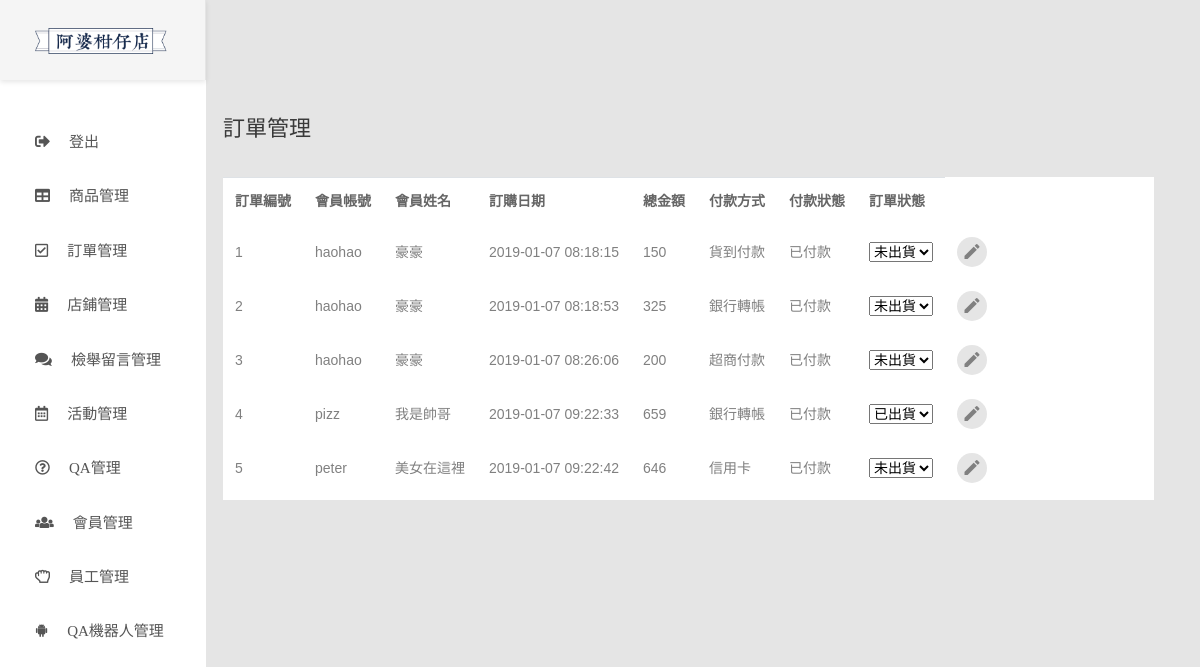
The page /Apobackend/order.php on the database its author committed.
### tables this page shows
CREATE TABLE IF NOT EXISTS `product_order` (
  `order_id` int(10) NOT NULL AUTO_INCREMENT COMMENT '訂單編號',
  `member_id` int(10) NOT NULL COMMENT '會員編號',
  `order_datetime` datetime NOT NULL DEFAULT CURRENT_TIMESTAMP COMMENT '訂購日期時間',
  `amount` int(5) NOT NULL DEFAULT '0' COMMENT '總金額',
  `payment_method` char(8) NOT NULL DEFAULT '1' COMMENT '付款方式',
  `payment_state` char(1) NOT NULL DEFAULT '0' COMMENT '付款狀態',
  `order_state` char(1) NOT NULL DEFAULT '0' COMMENT '訂單狀態',
  PRIMARY KEY (`order_id`),
  KEY `product_order_FK1` (`member_id`)
);

CREATE TABLE IF NOT EXISTS `member` (
  `member_id` int(10) NOT NULL AUTO_INCREMENT COMMENT '會員編號',
  `account` varchar(20) NOT NULL COMMENT '帳號',
  `password` varchar(20) NOT NULL COMMENT '密碼',
  `name` varchar(10) DEFAULT NULL COMMENT '姓名',
  `gender` tinyint(1) DEFAULT NULL COMMENT '性別',
  `mobile_phone` char(10) DEFAULT NULL COMMENT '手機號碼',
  `address` varchar(50) DEFAULT NULL COMMENT '地址',
  `email` varchar(30) NOT NULL COMMENT '電子郵件信箱',
  `birthday` date DEFAULT NULL COMMENT '生日',
  `image_path` varchar(50) DEFAULT NULL COMMENT '頭貼路徑',
  `state` char(1) NOT NULL DEFAULT '1' COMMENT '會員狀態',
  `reported_times` int(2) NOT NULL DEFAULT '0' COMMENT '被檢舉次數',
  PRIMARY KEY (`member_id`) USING BTREE
);

### Apobackend/order.php (the view, shortened to what this page needs)
<?php
try{
	require_once("connectCd104g1.php");
    $sql = "select * from product_order p join member m on p.member_id=m.member_id";
    $orderdata = $pdo->prepare($sql);
    $orderdata->execute();
}catch(PDOException $e){
    echo "error";
}
?>
<!DOCTYPE html>
<html lang="en">
<head>
    <?php require_once("BackendHead.php") ?>
</head>
<body class="animsition">
    <div class="page-wrapper">
        <?php require_once("menu.php") ?>
        <div class="page-container">
            <div class="main-content">
                <div class="section__content section__content--p30">
                    <div class="container-fluid">
                        <div class="row">
                            <div class="col-md-12">
                                <h3 class="title-5 m-b-35">訂單管理</h3>
                                <div class="table-responsive table-responsive-data2">
                                    <table class="table table-data2">
                                            <tr>
                                                <th>訂單編號</th>
                                                <th>會員帳號</th>
                                                <th>會員姓名</th>
                                                <th>訂購日期</th>
                                                <th>總金額</th>
                                                <th>付款方式</th>
                                                <th>付款狀態</th>
                                                <th>訂單狀態</th>
                                            </tr>
                                        <?php
                                        while ($responses = $orderdata->fetch()){
                                        ?>
                                            <tr class="tr-shadow">
                                            <form method="post" action="updateorder.php">
                                                <td>
                                                    <?php echo $responses['order_id'];?>
                                                </td>
                                                <td><?php echo $responses['account'];?></td>
                                                <td><?php echo $responses['name'];?></td>
                                                <td><?php echo $responses['order_datetime'];?></td>
                                                <td><?php echo $responses['amount'];?></td>
                                                <td><?php echo $responses['payment_method'];?></td>
                                                <td>
                                                    <?php if($responses['payment_state'] == 0){
                                                        echo '未付款';
                                                    }else{ echo '已付款';};?>
                                                </td>
                                                    <td>
                                                        <select name="orderstate">
                                                            <?php
                                                                if($responses['order_state']==0){
                                                                    echo '<option value="0" selected>未出貨</option>';
                                                                }else{
                                                                    echo '<option value="1" selected>已出貨</option>';
                                                                }
                                                            ?>
                                                        </select>
                                                    </td>
                                                    <td>
                                                        <div class="table-data-feature">
                                                            <button class="item" data-toggle="tooltip" data-placement="top" title="修改">
                                                                <i class="zmdi zmdi-edit"></i>
                                                            </button>
                                                        </div>
                                                    </td>
                                                </form>
                                            </tr>
                                        <?php }?>
                                            <tr class="spacer"></tr>
                                    </table>
                                </div>
                            </div>
                        </div>
                    </div>
                </div>
            </div>
        </div>
    </div>
</body>
</html>

### Apobackend/css/overwrite.css (style rules this page uses)
.page-container { padding-left: 178px; }
.col-md-12 { margin-bottom: 100px; }
.table td, .table th { font-size: 14px; }

### rows shown on the page
product_order: order_id "1", member.account "haohao", member.name "豪豪", order_datetime "2019-01-07 08:18:15", amount "150", payment_method "貨到付款", payment_state "已付款", orderstate "未出貨"
product_order: order_id "2", member.account "haohao", member.name "豪豪", order_datetime "2019-01-07 08:18:53", amount "325", payment_method "銀行轉帳", payment_state "已付款", orderstate "未出貨"
product_order: order_id "3", member.account "haohao", member.name "豪豪", order_datetime "2019-01-07 08:26:06", amount "200", payment_method "超商付款", payment_state "已付款", orderstate "未出貨"
product_order: order_id "4", member.account "pizz", member.name "我是帥哥", order_datetime "2019-01-07 09:22:33", amount "659", payment_method "銀行轉帳", payment_state "已付款", orderstate "已出貨"
product_order: order_id "5", member.account "peter", member.name "美女在這裡", order_datetime "2019-01-07 09:22:42", amount "646", payment_method "信用卡", payment_state "已付款", orderstate "未出貨"
